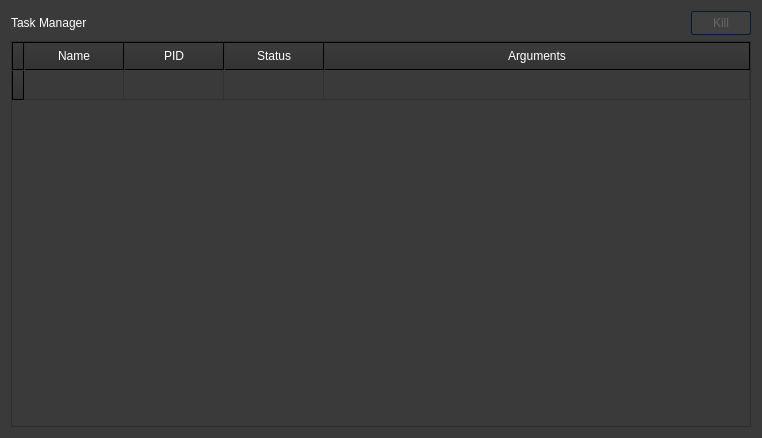
<?xml version="1.0" encoding="UTF-8"?>
<ui version="4.0">
 <class>Task_Man</class>
 <widget class="QWidget" name="Task_Man">
  <property name="geometry">
   <rect>
    <x>0</x>
    <y>0</y>
    <width>762</width>
    <height>438</height>
   </rect>
  </property>
  <property name="windowTitle">
   <string>Task_Man</string>
  </property>
  <property name="styleSheet">
   <string notr="true">/* Dark Theme */

/*Copyright (c) DevSec Studio. All rights reserved.

MIT License

Permission is hereby granted, free of charge, to any person obtaining a copy
of this software and associated documentation files (the &quot;Software&quot;), to deal
in the Software without restriction, including without limitation the rights
to use, copy, modify, merge, publish, distribute, sublicense, and/or sell
copies of the Software, and to permit persons to whom the Software is
furnished to do so, subject to the following conditions:

The above copyright notice and this permission notice shall be included in all
copies or substantial portions of the Software.

THE SOFTWARE IS PROVIDED *AS IS*, WITHOUT WARRANTY OF ANY KIND, EXPRESS OR
IMPLIED, INCLUDING BUT NOT LIMITED TO THE WARRANTIES OF MERCHANTABILITY,
FITNESS FOR A PARTICULAR PURPOSE AND NONINFRINGEMENT. IN NO EVENT SHALL THE
AUTHORS OR COPYRIGHT HOLDERS BE LIABLE FOR ANY CLAIM, DAMAGES OR OTHER
LIABILITY, WHETHER IN AN ACTION OF CONTRACT, TORT OR OTHERWISE, ARISING FROM,
OUT OF OR IN CONNECTION WITH THE SOFTWARE OR THE USE OR OTHER DEALINGS IN THE SOFTWARE.
*/

/*-----QWidget-----*/
QWidget
{
	background-color: #3a3a3a;
	color: #fff;
	selection-background-color: #b78620;
	selection-color: #000;

}


/*-----QLabel-----*/
QLabel
{
	background-color: transparent;
	color: #fff;

}


/*-----QMenuBar-----*/
QMenuBar 
{
	background-color: qlineargradient(spread:repeat, x1:1, y1:0, x2:1, y2:1, stop:0 rgba(57, 57, 57, 255),stop:1 rgba(50, 50, 50, 255));
	border: 1px solid #000;
	color: #fff;

}


QMenuBar::item 
{
	background-color: transparent;

}


QMenuBar::item:selected 
{
	background-color: rgba(183, 134, 32, 20%);
	border: 1px solid #b78620;
	color: #fff;

}


QMenuBar::item:pressed 
{
	background-color: rgb(183, 134, 32);
	border: 1px solid #b78620;
	color: #fff;

}


/*-----QMenu-----*/
QMenu
{
    background-color: qlineargradient(spread:repeat, x1:1, y1:0, x2:1, y2:1, stop:0 rgba(57, 57, 57, 255),stop:1 rgba(50, 50, 50, 255));
    border: 1px solid #222;
    padding: 4px;
	color: #fff;

}


QMenu::item
{
    background-color: transparent;
    padding: 2px 20px 2px 20px;

}


QMenu::separator
{
   	background-color: rgb(183, 134, 32);
	height: 1px;

}


QMenu::item:disabled
{
    color: #555;
    background-color: transparent;
    padding: 2px 20px 2px 20px;

}


QMenu::item:selected
{
	background-color: rgba(183, 134, 32, 20%);
	border: 1px solid #b78620;
	color: #fff;

}


/*-----QToolBar-----*/
QToolBar
{
	background-color: qlineargradient(spread:repeat, x1:1, y1:0, x2:1, y2:1, stop:0 rgba(69, 69, 69, 255),stop:1 rgba(58, 58, 58, 255));
	border-top: none;
	border-bottom: 1px solid #4f4f4f;
	border-left: 1px solid #4f4f4f;
	border-right: 1px solid #4f4f4f;

}


QToolBar::separator
{
	background-color: #2e2e2e;
	width: 1px;

}


/*-----QToolButton-----*/
QToolButton 
{
	background-color: transparent;
	color: #fff;
	padding: 5px;
	padding-left: 8px;
	padding-right: 8px;
	margin-left: 1px;
}


QToolButton:hover
{
	background-color: rgba(183, 134, 32, 20%);
	border: 1px solid #b78620;
	color: #fff;
	
}


QToolButton:pressed
{
	background-color: qlineargradient(spread:repeat, x1:1, y1:0, x2:1, y2:1, stop:0 rgba(57, 57, 57, 255),stop:1 rgba(50, 50, 50, 255));
	border: 1px solid #b78620;

}


QToolButton:checked
{
	background-color: qlineargradient(spread:repeat, x1:1, y1:0, x2:1, y2:1, stop:0 rgba(57, 57, 57, 255),stop:1 rgba(50, 50, 50, 255));
	border: 1px solid #222;
}


/*-----QPushButton-----*/
QPushButton
{
 background-color: qlineargradient(spread:repeat, x1:1, y1:0, x2:1, y2:1, stop:0 rgba(84, 84, 84, 255),stop:1 rgba(59, 59, 59, 255));
	/*background-color: qlineargradient(spread:repeat, x1:1, y1:0, x2:1, y2:1, stop:0 rgba(84, 84, 84, 255),stop:1 rgba(59, 59, 59, 255));*/
	/*background-color: #222222;*/
	/*min-width: 80px;*/
	border-style: solid;
	border-width: 1px;
	border-radius: 2px;
	border-color: #555555;
	/*padding: 5px;*/

}


QPushButton::flat
{
	background-color: transparent;
	border: none;
	color: #fff;

}


QPushButton::disabled
{
	background-color: #404040;
	color: #656565;
	border-color: #051a39;

}


QPushButton::hover
{
	background-color: rgba(183, 134, 32, 20%);
	border: 1px solid #b78620;

}


QPushButton::pressed
{
	background-color: qlineargradient(spread:repeat, x1:1, y1:0, x2:1, y2:1, stop:0 rgba(74, 74, 74, 255),stop:1 rgba(49, 49, 49, 255));
	border: 1px solid #b78620;

}


QPushButton::checked
{
	background-color: qlineargradient(spread:repeat, x1:1, y1:0, x2:1, y2:1, stop:0 rgba(74, 74, 74, 255),stop:1 rgba(49, 49, 49, 255));
	border: 1px solid #222;

}


/*-----QLineEdit-----*/
QLineEdit
{
	background-color: #131313;
	color : #eee;
	border: 1px solid #343434;
	border-radius: 2px;
	padding: 3px;
	padding-left: 5px;

}


/*-----QPlainTExtEdit-----*/
QPlainTextEdit
{
	background-color: #131313;
	color : #eee;
	border: 1px solid #343434;
	border-radius: 2px;
	padding: 3px;
	padding-left: 5px;

}


/*-----QTabBar-----*/
QTabBar::tab
{
	background-color: qlineargradient(spread:repeat, x1:1, y1:0, x2:1, y2:1, stop:0 rgba(84, 84, 84, 255),stop:1 rgba(59, 59, 59, 255));
	color: #ffffff;
	border-style: solid;
	border-width: 1px;
	border-color: #666;
	border-bottom: none;
	padding: 5px;
	padding-left: 15px;
	padding-right: 15px;

}


QTabWidget::pane 
{
	background-color: red;
	border: 1px solid #666;
	top: 1px;

}


QTabBar::tab:last
{
	margin-right: 0; 

}


QTabBar::tab:first:!selected
{
	background-color: #0c0c0d;
	margin-left: 0px;

}


QTabBar::tab:!selected
{
	color: #b1b1b1;
	border-bottom-style: solid;
	background-color: #0c0c0d;

}


QTabBar::tab:selected
{
	margin-bottom: 0px;

}


QTabBar::tab:!selected:hover
{
	border-top-color: #b78620;

}


/*-----QComboBox-----*/
QComboBox
{
    background-color: qlineargradient(spread:repeat, x1:1, y1:0, x2:1, y2:1, stop:0 rgba(84, 84, 84, 255),stop:1 rgba(59, 59, 59, 255));
    border: 1px solid #000;
    padding-left: 6px;
    color: #ffffff;
    /*height: 20px;*/

}


QComboBox::disabled
{
	background-color: #404040;
	color: #656565;
	border-color: #051a39;

}


QComboBox:on
{
    background-color: #b78620;
	color: #000;

}


QComboBox QAbstractItemView
{
    background-color: #383838;
    color: #ffffff;
    border: 1px solid black;
    selection-background-color: #b78620;
    outline: 0;

}


QComboBox::drop-down
{
	background-color: qlineargradient(spread:repeat, x1:1, y1:0, x2:1, y2:1, stop:0 rgba(57, 57, 57, 255),stop:1 rgba(50, 50, 50, 255));
    subcontrol-origin: padding;
    subcontrol-position: top right;
    /*width: 15px;*/
    border-left-width: 1px;
    border-left-color: black;
    border-left-style: solid; 

}


QComboBox::down-arrow
{
    /*image: url(://arrow-down.png);*/
    /*width: 8px;
    height: 8px;*/
}


/*-----QSpinBox &amp; QDateTimeEdit-----*/
QSpinBox,
QDateTimeEdit 
{
    background-color: #131313;
	color : #eee;
	border: 1px solid #343434;
	padding: 3px;
	padding-left: 5px;
    border-radius : 2px;

}


QSpinBox::up-button, 
QDateTimeEdit::up-button
{
	border-top-right-radius:2px;
	background-color: #777777;
    /*width: 16px; */
    border-width: 1px;

}


QSpinBox::up-button:hover, 
QDateTimeEdit::up-button:hover
{
	background-color: #585858;

}


QSpinBox::up-button:pressed, 
QDateTimeEdit::up-button:pressed
{
	background-color: #252525;
    width: 16px; 
    border-width: 1px;

}


/*QSpinBox::up-arrow,
QDateTimeEdit::up-arrow
{
    image: url(://arrow-up.png);
    width: 7px;
    height: 7px;

}*/


QSpinBox::down-button, 
QDateTimeEdit::down-button
{
	border-bottom-right-radius:2px;
	background-color: #777777;
    /*width: 16px; */
    border-width: 1px;

}


QSpinBox::down-button:hover, 
QDateTimeEdit::down-button:hover
{
	background-color: #585858;

}


QSpinBox::down-button:pressed, 
QDateTimeEdit::down-button:pressed
{
	background-color: #252525;
    /*width: 16px; */
    border-width: 1px;

}


/*QSpinBox::down-arrow,
QDateTimeEdit::down-arrow
{
    image: url(://arrow-down.png);
    width: 7px;
    height: 7px;

}*/


/*-----QGroupBox-----*/
QGroupBox 
{
    border: 1px solid;
    border-color: #666666;
	border-radius: 5px;
    margin-top: 20px;

}


QGroupBox::title  
{
    background-color: transparent;
    color: #eee;
    subcontrol-origin: margin;
    padding: 5px;
	border-top-left-radius: 3px;
	border-top-right-radius: 3px;

}


/*-----QHeaderView-----*/
QHeaderView::section
{
    background-color: qlineargradient(spread:repeat, x1:1, y1:0, x2:1, y2:1, stop:0 rgba(60, 60, 60, 255),stop:1 rgba(50, 50, 50, 255));
	border: 1px solid #000;
    color: #fff;
    text-align: left;
	padding: 4px;
	
}


QHeaderView::section:disabled
{
    background-color: #525251;
    color: #656565;

}


QHeaderView::section:checked
{
    background-color: qlineargradient(spread:repeat, x1:1, y1:0, x2:1, y2:1, stop:0 rgba(60, 60, 60, 255),stop:1 rgba(50, 50, 50, 255));
    color: #fff;

}


QHeaderView::section::vertical::first,
QHeaderView::section::vertical::only-one
{
    border-top: 1px solid #353635;

}


QHeaderView::section::vertical
{
    border-top: 1px solid #353635;

}


QHeaderView::section::horizontal::first,
QHeaderView::section::horizontal::only-one
{
    border-left: 1px solid #353635;

}


QHeaderView::section::horizontal
{
    border-left: 1px solid #353635;

}


QTableCornerButton::section
{
    background-color: qlineargradient(spread:repeat, x1:1, y1:0, x2:1, y2:1, stop:0 rgba(60, 60, 60, 255),stop:1 rgba(50, 50, 50, 255));
	border: 1px solid #000;
    color: #fff;

}


/*-----QTreeWidget-----*/
QTreeView
{
	show-decoration-selected: 1;
	alternate-background-color: #3a3a3a;
	selection-color: #fff;
	background-color: #2d2d2d;
	border: 1px solid gray;
	padding-top : 5px;
	color: #fff;
	font: 8pt;

}


QTreeView::item:selected
{
	color:#fff;
	background-color: #b78620;
	border-radius: 0px;

}


QTreeView::item:!selected:hover
{
    background-color: #262626;
    border: none;
    color: white;

}


/*QTreeView::branch:has-children:!has-siblings:closed,
QTreeView::branch:closed:has-children:has-siblings 
{
	image: url(://tree-closed.png);

}


QTreeView::branch:open:has-children:!has-siblings,
QTreeView::branch:open:has-children:has-siblings  
{
	image: url(://tree-open.png);

}*/


/*-----QListView-----*/
QListView 
{
	background-color: qlineargradient(spread:repeat, x1:1, y1:0, x2:1, y2:1, stop:0 rgba(83, 83, 83, 255),stop:0.293269 rgba(81, 81, 81, 255),stop:0.634615 rgba(79, 79, 79, 255),stop:1 rgba(83, 83, 83, 255));
    border : none;
    color: white;
    show-decoration-selected: 1; 
    outline: 0;
	border: 1px solid gray;

}


QListView::disabled 
{
	background-color: #656565;
	color: #1b1b1b;
    border: 1px solid #656565;

}


QListView::item 
{
	background-color: #2d2d2d;
    padding: 1px;

}


QListView::item:alternate 
{
    background-color: #3a3a3a;

}


QListView::item:selected 
{
	background-color: #b78620;
	border: 1px solid #b78620;
	color: #fff;

}


QListView::item:selected:!active 
{
	background-color: #b78620;
	border: 1px solid #b78620;
	color: #fff;

}


QListView::item:selected:active 
{
	background-color: #b78620;
	border: 1px solid #b78620;
	color: #fff;

}


QListView::item:hover {
    background-color: #262626;
    border: none;
    color: white;

}


/*-----QCheckBox-----*/
QCheckBox
{
	background-color: transparent;
    color: lightgray;
	border: none;

}


QCheckBox::indicator
{
    background-color: #323232;
    border: 1px solid darkgray;
    /*width: 12px;
    height: 12px;*/

}


QCheckBox::indicator:checked
{
    image:url(&quot;./ressources/check.png&quot;);
	background-color: #b78620;
    border: 1px solid #3a546e;

}


QCheckBox::indicator:unchecked:hover
{
	border: 1px solid #b78620; 

}


QCheckBox::disabled
{
	color: #656565;

}


QCheckBox::indicator:disabled
{
	background-color: #656565;
	color: #656565;
    border: 1px solid #656565;

}


/*-----QRadioButton-----*/
QRadioButton 
{
	color: lightgray;
	background-color: transparent;

}


QRadioButton::indicator::unchecked:hover 
{
	background-color: lightgray;
	border: 2px solid #b78620;
	border-radius: 6px;
}


QRadioButton::indicator::checked 
{
	border: 2px solid #b78620;
	border-radius: 6px;
	background-color: rgba(183,134,32,20%);  
	/*width: 9px; 
	height: 9px; */

}


/*-----QSlider-----*/
QSlider::groove:horizontal 
{
	background-color: transparent;
	height: 3px;

}


QSlider::sub-page:horizontal 
{
	background-color: #b78620;

}


QSlider::add-page:horizontal 
{
	background-color: #131313;

}


QSlider::handle:horizontal 
{
	background-color: #b78620;
	width: 14px;
	margin-top: -6px;
	margin-bottom: -6px;
	border-radius: 6px;

}


QSlider::handle:horizontal:hover 
{
	background-color: #d89e25;
	border-radius: 6px;

}


QSlider::sub-page:horizontal:disabled 
{
	background-color: #bbb;
	border-color: #999;

}


QSlider::add-page:horizontal:disabled 
{
	background-color: #eee;
	border-color: #999;

}


QSlider::handle:horizontal:disabled 
{
	background-color: #eee;
	border: 1px solid #aaa;
	border-radius: 3px;

}


/*-----QScrollBar-----*/
QScrollBar:horizontal
{
    border: 1px solid #222222;
    background-color: #3d3d3d;
    height: 15px;
    margin: 0px 16px 0 16px;

}


QScrollBar::handle:horizontal
{
	background-color: qlineargradient(spread:repeat, x1:1, y1:0, x2:1, y2:1, stop:0 rgba(97, 97, 97, 255),stop:1 rgba(90, 90, 90, 255));
	border: 1px solid #2d2d2d;
    min-height: 20px;

}


QScrollBar::add-line:horizontal
{
	background-color: qlineargradient(spread:repeat, x1:1, y1:0, x2:1, y2:1, stop:0 rgba(97, 97, 97, 255),stop:1 rgba(90, 90, 90, 255));
	border: 1px solid #2d2d2d;
    width: 15px;
    subcontrol-position: right;
    subcontrol-origin: margin;

}


QScrollBar::sub-line:horizontal
{
	background-color: qlineargradient(spread:repeat, x1:1, y1:0, x2:1, y2:1, stop:0 rgba(97, 97, 97, 255),stop:1 rgba(90, 90, 90, 255));
	border: 1px solid #2d2d2d;
    width: 15px;
    subcontrol-position: left;
    subcontrol-origin: margin;

}


QScrollBar::right-arrow:horizontal
{
    image: url(://arrow-right.png);
    width: 6px;
    height: 6px;

}


QScrollBar::left-arrow:horizontal
{
    image: url(://arrow-left.png);
    width: 6px;
    height: 6px;

}


QScrollBar::add-page:horizontal, QScrollBar::sub-page:horizontal
{
    background: none;

}


QScrollBar:vertical
{
    background-color: #3d3d3d;
    width: 16px;
	border: 1px solid #2d2d2d;
    margin: 16px 0px 16px 0px;

}


QScrollBar::handle:vertical
{
    background-color: qlineargradient(spread:repeat, x1:1, y1:0, x2:1, y2:1, stop:0 rgba(97, 97, 97, 255),stop:1 rgba(90, 90, 90, 255));
	border: 1px solid #2d2d2d;
    min-height: 20px;

}


QScrollBar::add-line:vertical
{
	background-color: qlineargradient(spread:repeat, x1:1, y1:0, x2:1, y2:1, stop:0 rgba(97, 97, 97, 255),stop:1 rgba(90, 90, 90, 255));
	border: 1px solid #2d2d2d;
    height: 15px;
    subcontrol-position: bottom;
    subcontrol-origin: margin;

}


QScrollBar::sub-line:vertical
{
	background-color: qlineargradient(spread:repeat, x1:1, y1:0, x2:1, y2:1, stop:0 rgba(97, 97, 97, 255),stop:1 rgba(90, 90, 90, 255));
	border: 1px solid #2d2d2d;
    height: 15px;
    subcontrol-position: top;
    subcontrol-origin: margin;

}


QScrollBar::up-arrow:vertical
{
    image: url(://arrow-up.png);
    width: 6px;
    height: 6px;

}


QScrollBar::down-arrow:vertical
{
    image: url(://arrow-down.png);
    width: 6px;
    height: 6px;

}


QScrollBar::add-page:vertical, QScrollBar::sub-page:vertical
{
    background: none;

}


/*-----QProgressBar-----*/
QProgressBar
{
    border: 1px solid #666666;
    text-align: center;
	color: #000;
	font-weight: bold;

}


QProgressBar::chunk
{
    background-color: #b78620;
    width: 30px;
    margin: 0.5px;

}


QToolBox
{
	border-style: solid;
	border-width: 1px;
	border-radius: 3px;
	border-color: #666666;
}</string>
  </property>
  <layout class="QGridLayout" name="gridLayout">
   <item row="1" column="2">
    <widget class="QPushButton" name="pushButton">
     <property name="enabled">
      <bool>false</bool>
     </property>
     <property name="minimumSize">
      <size>
       <width>60</width>
       <height>24</height>
      </size>
     </property>
     <property name="text">
      <string>Kill</string>
     </property>
    </widget>
   </item>
   <item row="3" column="0" colspan="3">
    <widget class="QTableWidget" name="tableWidget">
     <property name="alternatingRowColors">
      <bool>false</bool>
     </property>
     <property name="sortingEnabled">
      <bool>true</bool>
     </property>
     <property name="rowCount">
      <number>1</number>
     </property>
     <attribute name="horizontalHeaderStretchLastSection">
      <bool>true</bool>
     </attribute>
     <attribute name="verticalHeaderStretchLastSection">
      <bool>false</bool>
     </attribute>
     <row>
      <property name="text">
       <string/>
      </property>
     </row>
     <column>
      <property name="text">
       <string>Name</string>
      </property>
     </column>
     <column>
      <property name="text">
       <string>PID</string>
      </property>
     </column>
     <column>
      <property name="text">
       <string>Status</string>
      </property>
     </column>
     <column>
      <property name="text">
       <string>Arguments</string>
      </property>
     </column>
    </widget>
   </item>
   <item row="1" column="0">
    <widget class="QLabel" name="label">
     <property name="styleSheet">
      <string notr="true"/>
     </property>
     <property name="text">
      <string>Task Manager</string>
     </property>
    </widget>
   </item>
   <item row="1" column="1">
    <spacer name="horizontalSpacer">
     <property name="orientation">
      <enum>Qt::Horizontal</enum>
     </property>
     <property name="sizeHint" stdset="0">
      <size>
       <width>40</width>
       <height>20</height>
      </size>
     </property>
    </spacer>
   </item>
  </layout>
 </widget>
 <layoutdefault spacing="6" margin="11"/>
 <resources/>
 <connections/>
</ui>
